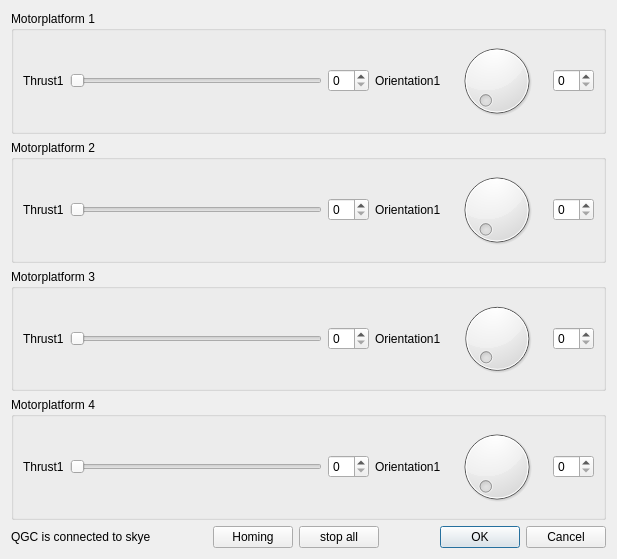
<?xml version="1.0" encoding="UTF-8"?>
<ui version="4.0">
 <class>TestphaseWidget</class>
 <widget class="QDialog" name="TestphaseWidget">
  <property name="geometry">
   <rect>
    <x>0</x>
    <y>0</y>
    <width>617</width>
    <height>559</height>
   </rect>
  </property>
  <property name="windowTitle">
   <string>Dialog</string>
  </property>
  <layout class="QVBoxLayout" name="verticalLayout">
   <item>
    <widget class="QGroupBox" name="groupBox">
     <property name="title">
      <string>Motorplatform 1</string>
     </property>
     <layout class="QHBoxLayout" name="horizontalLayout">
      <item>
       <widget class="QLabel" name="label">
        <property name="text">
         <string>Thrust1</string>
        </property>
       </widget>
      </item>
      <item>
       <widget class="QSlider" name="SliderThrust1">
        <property name="orientation">
         <enum>Qt::Horizontal</enum>
        </property>
       </widget>
      </item>
      <item>
       <widget class="QSpinBox" name="spinBoxThrust1"/>
      </item>
      <item>
       <widget class="QLabel" name="label_2">
        <property name="text">
         <string>Orientation1</string>
        </property>
       </widget>
      </item>
      <item>
       <widget class="QDial" name="dialOrientation1"/>
      </item>
      <item>
       <widget class="QSpinBox" name="spinBoxOrientation1"/>
      </item>
     </layout>
    </widget>
   </item>
   <item>
    <widget class="QGroupBox" name="groupBox_2">
     <property name="title">
      <string>Motorplatform 2</string>
     </property>
     <layout class="QHBoxLayout" name="horizontalLayout_2">
      <item>
       <widget class="QLabel" name="label_3">
        <property name="text">
         <string>Thrust1</string>
        </property>
       </widget>
      </item>
      <item>
       <widget class="QSlider" name="SliderThrust2">
        <property name="orientation">
         <enum>Qt::Horizontal</enum>
        </property>
       </widget>
      </item>
      <item>
       <widget class="QSpinBox" name="spinBoxThrust2"/>
      </item>
      <item>
       <widget class="QLabel" name="label_4">
        <property name="text">
         <string>Orientation1</string>
        </property>
       </widget>
      </item>
      <item>
       <widget class="QDial" name="dialOrientation2"/>
      </item>
      <item>
       <widget class="QSpinBox" name="spinBoxOrientation2"/>
      </item>
     </layout>
    </widget>
   </item>
   <item>
    <widget class="QGroupBox" name="groupBox_3">
     <property name="title">
      <string>Motorplatform 3</string>
     </property>
     <layout class="QHBoxLayout" name="horizontalLayout_3">
      <item>
       <widget class="QLabel" name="label_5">
        <property name="text">
         <string>Thrust1</string>
        </property>
       </widget>
      </item>
      <item>
       <widget class="QSlider" name="SliderThrust3">
        <property name="orientation">
         <enum>Qt::Horizontal</enum>
        </property>
       </widget>
      </item>
      <item>
       <widget class="QSpinBox" name="spinBoxThrust3"/>
      </item>
      <item>
       <widget class="QLabel" name="label_6">
        <property name="text">
         <string>Orientation1</string>
        </property>
       </widget>
      </item>
      <item>
       <widget class="QDial" name="dialOrientation3"/>
      </item>
      <item>
       <widget class="QSpinBox" name="spinBoxOrientation3"/>
      </item>
     </layout>
    </widget>
   </item>
   <item>
    <widget class="QGroupBox" name="groupBox_4">
     <property name="title">
      <string>Motorplatform 4</string>
     </property>
     <layout class="QHBoxLayout" name="horizontalLayout_4">
      <item>
       <widget class="QLabel" name="label_7">
        <property name="text">
         <string>Thrust1</string>
        </property>
       </widget>
      </item>
      <item>
       <widget class="QSlider" name="SliderThrust4">
        <property name="orientation">
         <enum>Qt::Horizontal</enum>
        </property>
       </widget>
      </item>
      <item>
       <widget class="QSpinBox" name="spinBoxThrust4"/>
      </item>
      <item>
       <widget class="QLabel" name="label_8">
        <property name="text">
         <string>Orientation1</string>
        </property>
       </widget>
      </item>
      <item>
       <widget class="QDial" name="dialOrientation4"/>
      </item>
      <item>
       <widget class="QSpinBox" name="spinBoxOrientation4"/>
      </item>
     </layout>
    </widget>
   </item>
   <item>
    <layout class="QHBoxLayout" name="horizontalLayout_5">
     <item>
      <widget class="QLabel" name="statusLabel">
       <property name="text">
        <string>QGC is connected to skye</string>
       </property>
      </widget>
     </item>
     <item>
      <spacer name="horizontalSpacer">
       <property name="orientation">
        <enum>Qt::Horizontal</enum>
       </property>
       <property name="sizeHint" stdset="0">
        <size>
         <width>40</width>
         <height>20</height>
        </size>
       </property>
      </spacer>
     </item>
     <item>
      <widget class="QPushButton" name="HomingButton">
       <property name="text">
        <string>Homing</string>
       </property>
      </widget>
     </item>
     <item>
      <widget class="QPushButton" name="stopallButton">
       <property name="sizePolicy">
        <sizepolicy hsizetype="Minimum" vsizetype="Fixed">
         <horstretch>0</horstretch>
         <verstretch>0</verstretch>
        </sizepolicy>
       </property>
       <property name="text">
        <string>stop all</string>
       </property>
      </widget>
     </item>
     <item>
      <spacer name="horizontalSpacer_2">
       <property name="orientation">
        <enum>Qt::Horizontal</enum>
       </property>
       <property name="sizeHint" stdset="0">
        <size>
         <width>40</width>
         <height>20</height>
        </size>
       </property>
      </spacer>
     </item>
     <item>
      <widget class="QDialogButtonBox" name="buttonBox">
       <property name="standardButtons">
        <set>QDialogButtonBox::Cancel|QDialogButtonBox::Ok</set>
       </property>
      </widget>
     </item>
    </layout>
   </item>
  </layout>
 </widget>
 <resources/>
 <connections/>
</ui>
